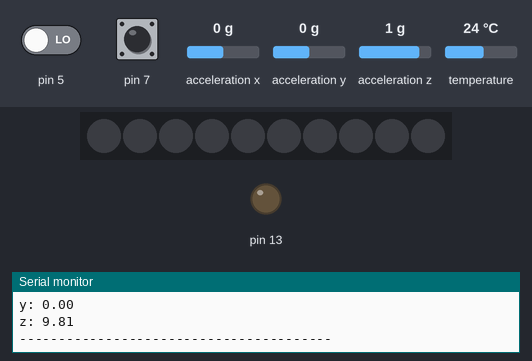
This sketch was run on a simulated Arduino Uno, built with avr-gcc and run on an emulated ATmega328P. Shown: 10 RGB LEDs in strip order, left to right, output pins drawn as LEDs (lit = HIGH), the last lines printed to the serial monitor. Inputs (shaded band) come from the test bench; at power-on: pin 5 LOW, temperature 24 °C, pin 7 HIGH, acceleration x 0 g, acceleration y 0 g, acceleration z 1 g. Dim RGB values are drawn brighter than linear.

Above: at 1.2 s.
1.3 s: pin 5 driven HIGH
At 1.8 s:
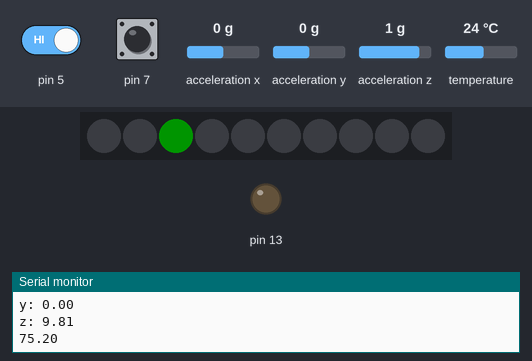
4.3 s: temperature set to 33 °C
At 5.7 s:
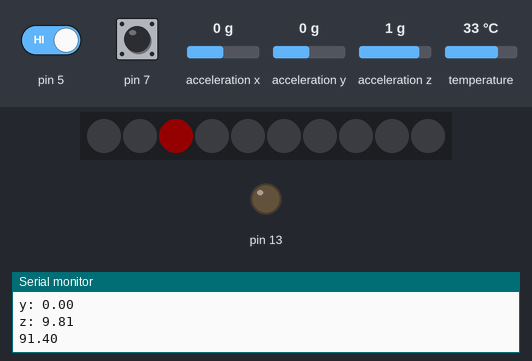
7.3 s: temperature set to 12 °C
At 9.71 s:
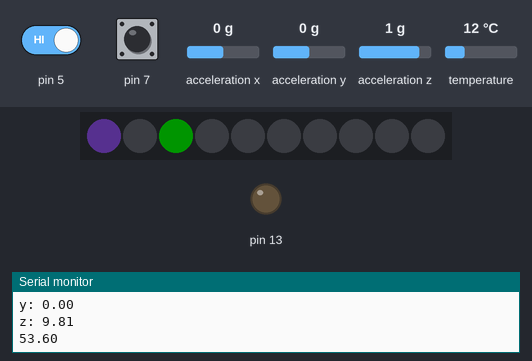
10.3 s: pin 5 driven LOW
At 12.22 s:
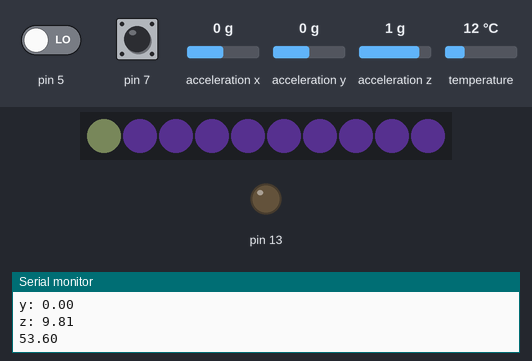
13.3 s: pin 7 pulled LOW for 3.2 s
At 16.62 s:
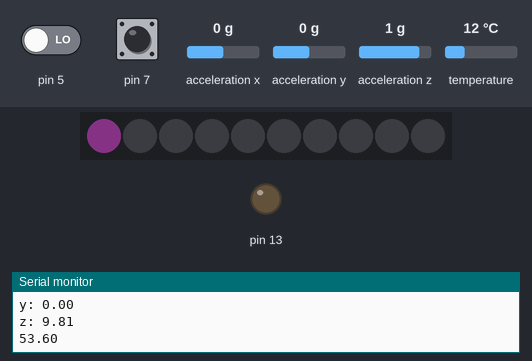
18.5 s: pin 7 pulled LOW for 1 s
At 19.62 s:
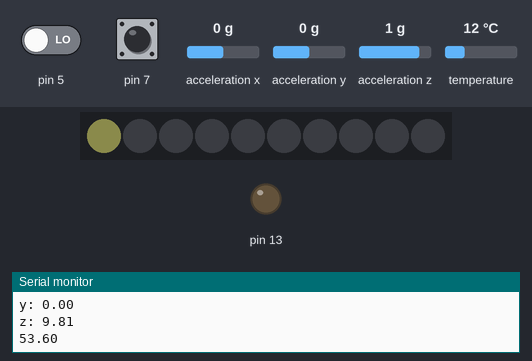

Measured:
- after the input at 1.3 s, the LEDs: change after 0.07 s (image 1)
- after the input at 4.3 s, the LEDs: first differ from a run without the input after 0.68 s (image 2)
- after the input at 7.3 s, the LEDs: first differ from a run without the input after 1.3 s (image 3 shows a later state)
- after the input at 10.3 s, the LEDs: first differ from a run without the input after 1.8 s (image 4)
- after the input at 13.3 s, the LEDs: first differ from a run without the input after 1.3 s (image 5 shows a later state)
- after the input at 18.5 s, the LEDs: first differ from a run without the input after 0.51 s (image 6 shows a later state)
- what the display in image 1 shows lasts 1.0 s, from 1.4 s to 2.4 s

The sketch:

main.ino
```cpp
#include <stdio.h>

#include "MultiFunction.h"

MultiFunction mf;

void setup() {
    Serial.begin(9600);
    mf.begin();
}

void loop() {
    mf.loop();
}
```
